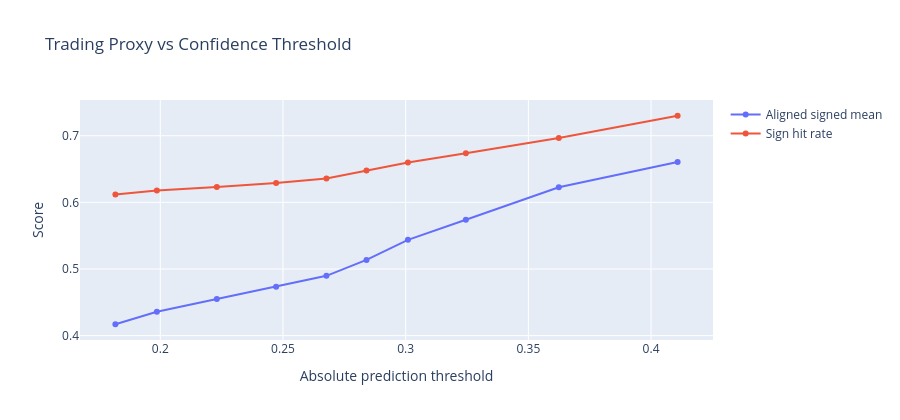

The cell this chart's notebook holds for it:
### Code cell
# Trading-style proxy analysis on the signed target
y_true_signed = target_arrays["signed_quality"]["holdout"]
y_pred_signed = signed_pred
thresholds = np.quantile(np.abs(y_pred_signed), np.linspace(0.50, 0.95, 10))

sweep_rows = []
for thr in thresholds:
    pred_sign = np.zeros(len(y_pred_signed), dtype=int)
    pred_sign[y_pred_signed >= thr] = 1
    pred_sign[y_pred_signed <= -thr] = -1
    taken = pred_sign != 0

    if taken.sum() == 0:
        sweep_rows.append({
            "threshold": float(thr),
            "coverage": 0.0,
            "taken": 0,
            "long_count": 0,
            "short_count": 0,
            "sign_hit_rate": np.nan,
            "aligned_signed_mean": np.nan,
            "taken_spearman": np.nan,
        })
        continue

    sign_hit = np.mean(np.sign(y_true_signed[taken]) == pred_sign[taken])
    aligned_signed = np.where(
        pred_sign[taken] == 1, y_true_signed[taken], -y_true_signed[taken]
    )
    sweep_rows.append({
        "threshold": float(thr),
        "coverage": float(taken.mean()),
        "taken": int(taken.sum()),
        "long_count": int((pred_sign == 1).sum()),
        "short_count": int((pred_sign == -1).sum()),
        "sign_hit_rate": float(sign_hit),
        "aligned_signed_mean": float(np.mean(aligned_signed)),
        "taken_spearman": float(safe_spearman(y_true_signed[taken], y_pred_signed[taken])),
    })

threshold_df = pd.DataFrame(sweep_rows)
print("Signed-model threshold sweep:")
display(threshold_df.round(4))

fig = go.Figure()
fig.add_trace(go.Scatter(
    x=threshold_df["threshold"],
    y=threshold_df["aligned_signed_mean"],
    mode="lines+markers",
    name="Aligned signed mean",
))
fig.add_trace(go.Scatter(
    x=threshold_df["threshold"],
    y=threshold_df["sign_hit_rate"],
    mode="lines+markers",
    name="Sign hit rate",
))
fig.update_layout(
    title="Trading Proxy vs Confidence Threshold",
    xaxis_title="Absolute prediction threshold",
    yaxis_title="Score",
    height=420,
)
fig.show()

### Figure 1 — Plotly figure (JSON) as saved in the notebook; plotly's stock layout.template omitted (floating-point values rounded to 4 significant figures)
{"data": [{"mode": "lines+markers", "name": "Aligned signed mean", "type": "scatter", "x": [0.1817, 0.1986, 0.223, 0.2472, 0.2677, 0.284, 0.3009, 0.3245, 0.3624, 0.4108], "y": [0.417, 0.4357, 0.4549, 0.4734, 0.4898, 0.5136, 0.5438, 0.5738, 0.6227, 0.6605]}, {"mode": "lines+markers", "name": "Sign hit rate", "type": "scatter", "x": [0.1817, 0.1986, 0.223, 0.2472, 0.2677, 0.284, 0.3009, 0.3245, 0.3624, 0.4108], "y": [0.6118, 0.6176, 0.6229, 0.6292, 0.6358, 0.6478, 0.6599, 0.6738, 0.6967, 0.73]}], "layout": {"height": 420, "title": {"text": "Trading Proxy vs Confidence Threshold"}, "xaxis": {"title": {"text": "Absolute prediction threshold"}}, "yaxis": {"title": {"text": "Score"}}}}
